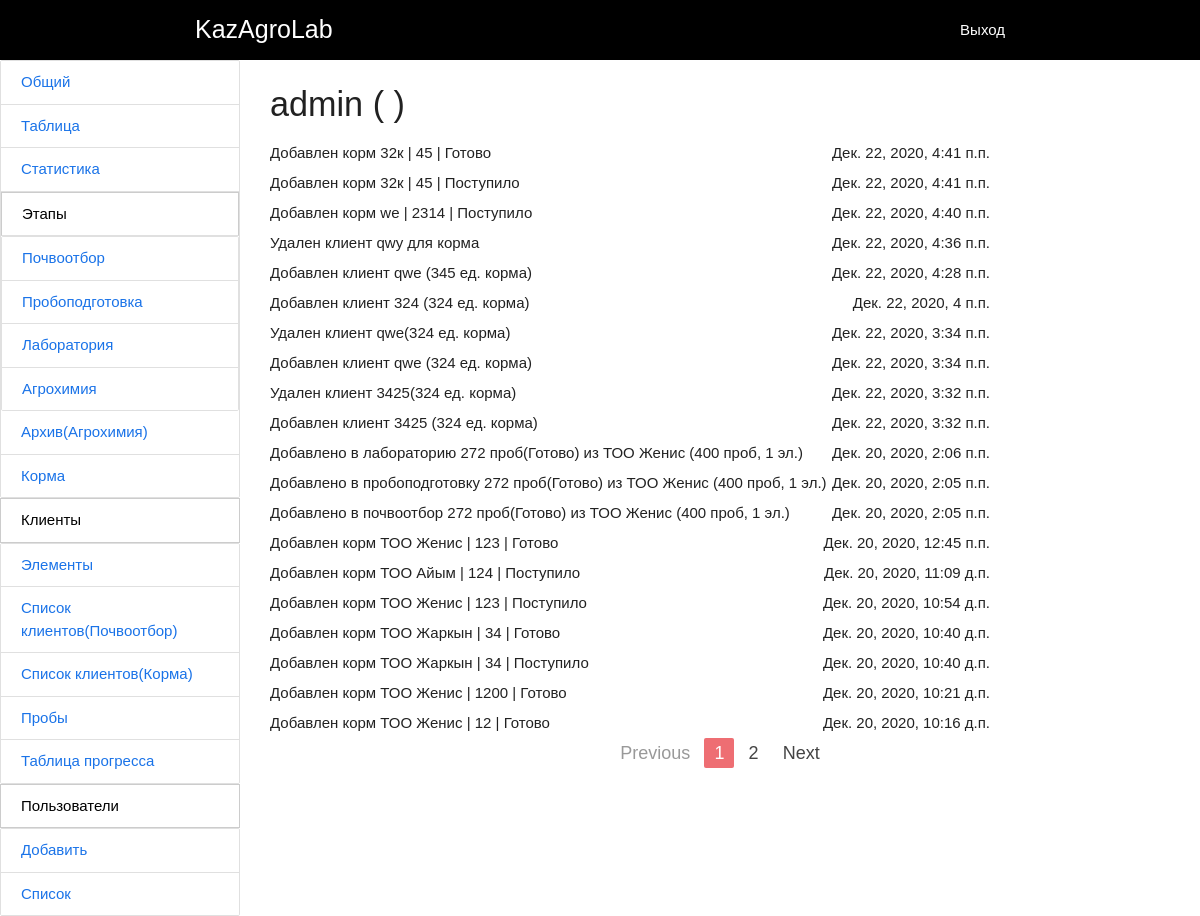
The page /zhournal/1 (signed in) on the database its author committed.
### navi/models.py (models this page shows, shortened)
class Activity(models.Model):
    user = models.ForeignKey(User, on_delete=models.CASCADE, verbose_name="Пользователь")
    name = models.CharField(max_length=200, verbose_name="Активность")
    time = models.DateTimeField(auto_now_add=True,blank=True, null=True)
    class Meta:
        verbose_name = 'Активность'
        verbose_name_plural = 'Активности'

### navi/myDecorators.py (the view)
        def wrapper(request,*args,**kwargs):
            g = False
            for i in groups:
                for j in list(request.user.groups.all()):
                    if i==str(j):
                        g = True
            if g:
                return func(request,*args,**kwargs)
            else:
                return render(request,'403.html')

### navi/context_processors.py (called while the page is built)
def UserGroups(request):
    user = request.user
    groups = user.groups.all()
    list_group = []
    for i in groups:
        list_group.append(i.name)
    return {"userGroups":list_group}

### navi/myDecorators.py (called while the page is built)
def hasGroups(groups = []):
    def has_groups(func):
        def wrapper(request,*args,**kwargs):
            g = False
            for i in groups:
                for j in list(request.user.groups.all()):
                    if i==str(j):
                        g = True
            if g:
                return func(request,*args,**kwargs)
            else:
                return render(request,'403.html')
        return wrapper
    return has_groups

### navi/views.py (called while the page is built)
@login_required(redirect_field_name='login')
@hasGroups(groups = ['Админ'])
def zhournal(request, pk):
    user = User.objects.get(pk = pk)
    activity = Activity.objects.filter(user=user).order_by('-time')
    paginator = Paginator(activity, 20)  # Show 25 contacts per page
    page = request.GET.get('page')
    try:
        data = paginator.page(page)
        pg = page
    except PageNotAnInteger:
        data = paginator.page(1)
        pg = 1
    except EmptyPage:
        data = paginator.page(paginator.num_pages)
        pg = 1
    return render(request, "zhournal.html", {'user':user,'pg':pg,'activity': data})

### navi/templates/zhournal.html
{% extends 'base.html' %}
{% block content %}
{% load mytags %}
<h4>{{ user.username }}  ({{ user.first_name }} {{ user.last_name }})</h4>
<ul>
{% for i in activity %}
    <li style="display:flex; justify-content:space-between; width:80%;line-height:2;"><span>{{ i.name }}</span> <span>{{ i.time }}</span></li>
    {% empty %}
    <span style="color:gray;">Данный журнал пока пуст</span>
{% endfor %}
<ul>
    {% include "pagination.html" with page=activity %}
{% endblock %}

### navi/static/css/style.css (style rules this page uses)
body { font-family: 'Noto Sans JP', sans-serif; width: 100%; }

### rows shown on the page
Activity: name "Добавлен корм 32к | 45 | Готово", time "Дек. 22, 2020, 4:41 п.п."
Activity: name "Добавлен корм 32к | 45 | Поступило", time "Дек. 22, 2020, 4:41 п.п."
Activity: name "Добавлен корм we | 2314 | Поступило", time "Дек. 22, 2020, 4:40 п.п."
Activity: name "Удален клиент qwу для корма", time "Дек. 22, 2020, 4:36 п.п."
Activity: name "Добавлен клиент qwe (345 ед. корма)", time "Дек. 22, 2020, 4:28 п.п."
Activity: name "Добавлен клиент 324 (324 ед. корма)", time "Дек. 22, 2020, 4 п.п."
Activity: name "Удален клиент qwe(324 ед. корма)", time "Дек. 22, 2020, 3:34 п.п."
Activity: name "Добавлен клиент qwe (324 ед. корма)", time "Дек. 22, 2020, 3:34 п.п."
Activity: name "Удален клиент 3425(324 ед. корма)", time "Дек. 22, 2020, 3:32 п.п."
Activity: name "Добавлен клиент 3425 (324 ед. корма)", time "Дек. 22, 2020, 3:32 п.п."
Activity: name "Добавлено в лабораторию 272 проб(Готово) из ТОО Женис (400 проб, 1 эл.)", time "Дек. 20, 2020, 2:06 п.п."
Activity: name "Добавлено в пробоподготовку 272 проб(Готово) из ТОО Женис (400 проб, 1 эл.)", time "Дек. 20, 2020, 2:05 п.п."
Activity: name "Добавлено в почвоотбор 272 проб(Готово) из ТОО Женис (400 проб, 1 эл.)", time "Дек. 20, 2020, 2:05 п.п."
Activity: name "Добавлен корм ТОО Женис | 123 | Готово", time "Дек. 20, 2020, 12:45 п.п."
Activity: name "Добавлен корм ТОО Айым | 124 | Поступило", time "Дек. 20, 2020, 11:09 д.п."
Activity: name "Добавлен корм ТОО Женис | 123 | Поступило", time "Дек. 20, 2020, 10:54 д.п."
Activity: name "Добавлен корм ТОО Жаркын | 34 | Готово", time "Дек. 20, 2020, 10:40 д.п."
Activity: name "Добавлен корм ТОО Жаркын | 34 | Поступило", time "Дек. 20, 2020, 10:40 д.п."
Activity: name "Добавлен корм ТОО Женис | 1200 | Готово", time "Дек. 20, 2020, 10:21 д.п."
Activity: name "Добавлен корм ТОО Женис | 12 | Готово", time "Дек. 20, 2020, 10:16 д.п."

### other values the page prints
{{ user.username }} "admin"
{{ page.number }} "1"
{{ page.next_page_number }} "2"
